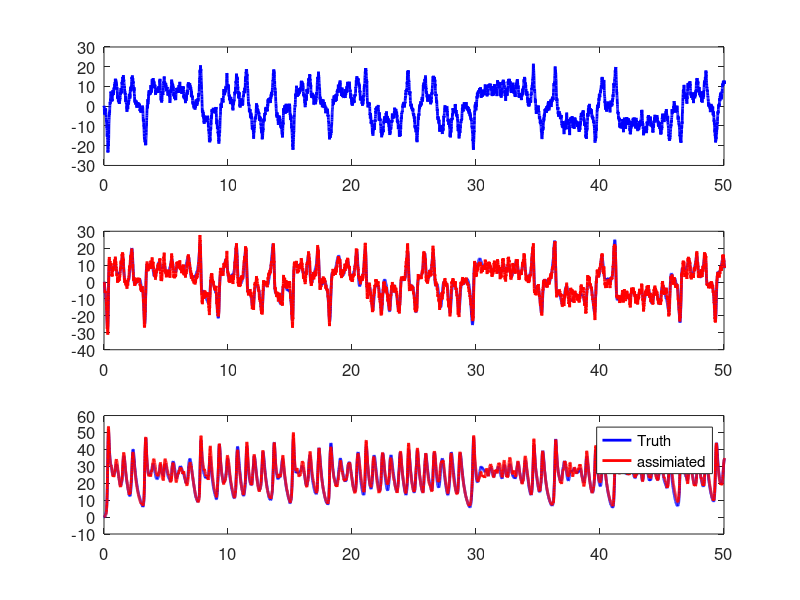

Reproduce this figure in MATLAB.
clear;close all;
rng(10);
% Generating a true signal of the SPEKF-M model
T = 500;
dt = 5e-3;
N = round(T/dt);
x_truth = zeros(1,N);
y_truth = zeros(1,N);
z_truth = zeros(1,N);
Tacf=15;range=floor(50/dt):floor(150/dt);
rho = 28;
sigma = 10;
beta = 8/3;

% sigma_x = 5;
% sigma_y = 5;
% sigma_z = 5;

sigma_x = 10;
sigma_y = 1;
sigma_z = 1;

for i = 2:N
    x_truth(:,i) = x_truth(:,i-1) + sigma * (y_truth(:,i-1) - x_truth(:,i-1)) * dt + sigma_x * sqrt(dt) * randn; 
    y_truth(:,i) = y_truth(:,i-1) + (x_truth(:,i-1) * (rho - z_truth(:,i-1)) - y_truth(:,i-1)) * dt + sigma_y * sqrt(dt) * randn;
    z_truth(:,i) = z_truth(:,i-1) + (x_truth(:,i-1) * y_truth(:,i-1) - beta * z_truth(:,i-1)) * dt + sigma_z * sqrt(dt) * randn;
end
% F_u_est = F_u_truth;
% F_g_est = F_g_truth;
% d_u_est = d_u_truth;
% d_v_est = d_v_truth;
% d_g_est = d_g_truth;
% c_est = c_truth;
% sigma_u_est = sigma_u_truth;
% sigma_v_est = sigma_v_truth;
% sigma_g_est = sigma_g_truth;

rho_est = 28;
sigma_est = 10;
beta_est = 8/3;

sigma_x_est = 5;
sigma_y_est = 5;
sigma_z_est = 5;

gamma_mean_trace = zeros(2,N);
gamma_cov_trace = zeros(4,N);


a1 = zeros(2,2);
b1 = zeros(2,2);
% load DyadGM;

invBoB = 1/sigma_x_est/sigma_x_est;


% if mod(kk,1000) ==1
% disp(kk)
% end
gamma_mean0 = [0;0];
gamma_cov0 = zeros(2,2);
for i = 2:N

    u0 = x_truth(i-1);
    u = x_truth(i);
    a1 = [-1, -u0; u0, -beta_est];
        
    a0 = [rho_est * u0; 0];
    b1 = [sigma_y_est, 0;0, sigma_z_est];
    A0 = -sigma_est * u0;
    A1 = [sigma_est, 0];


    gamma_mean = gamma_mean0 + (a0 + a1 * gamma_mean0) * dt + ...
    (gamma_cov0 * A1') * invBoB * (u-u0 - A0*dt-A1 * gamma_mean0 * dt);
    gamma_cov = gamma_cov0 + (a1 * gamma_cov0 + gamma_cov0 * a1' + b1 * b1' ...
        - (gamma_cov0 * A1') * invBoB * (gamma_cov0 * A1')') * dt;     


%     [gamma_cov,LL,GG] = care(a1'*dt-eye(1)/2 , A1'*sqrt(invBoB*dt), b1 * b1'*dt + gamma_cov0);
%     gamma_mean = (eye(1) - a1*dt + (gamma_cov * A1') * invBoB * A1 * dt )\((gamma_cov * A1') * invBoB * (u-u0-A0*dt) +gamma_mean0 +a0*dt);

%     gamma_trace(i) = gamma;
    gamma_mean_trace(:,i) = gamma_mean;
    gamma_cov_trace(:,i) = reshape(gamma_cov,4,[]);

    gamma_mean0 = gamma_mean;
    gamma_cov0 = gamma_cov;

end
close all;
figure
subplot(3,1,2)
hold on
% curve1 = gamma_mean_trace(1,:) + sqrt(gamma_cov_trace(1,:));
% curve2 = gamma_mean_trace(1,:) - sqrt(gamma_cov_trace(1,:));
% inBetween = [curve1, fliplr(curve2)];
% x2 = [dt:dt:T, fliplr(dt:dt:T)];
% p1 = fill(x2, inBetween,  [0.8,0.8,0.8],'linestyle','none');
p2 = plot(dt:dt:T,y_truth,'b','Linewidth',2);
p3 = plot(dt:dt:T,gamma_mean_trace(1,:),'r','Linewidth',2);
% legend([p2,p3,p1],'Truth','Pred','Confidence interval')
set(gca,'fontsize',12);
box on
% title('y','fontsize',16)
xlim([0,50])
subplot(3,1,3)
hold on
% curve1 = gamma_mean_trace(1,:) + sqrt(gamma_cov_trace(1,:));
% curve2 = gamma_mean_trace(1,:) - sqrt(gamma_cov_trace(1,:));
% inBetween = [curve1, fliplr(curve2)];
% x2 = [dt:dt:T, fliplr(dt:dt:T)];
% p1 = fill(x2, inBetween,  [0.8,0.8,0.8],'linestyle','none');
p2 = plot(dt:dt:T,z_truth,'b','Linewidth',2);
p3 = plot(dt:dt:T,gamma_mean_trace(2,:),'r','Linewidth',2);
legend('Truth','assimiated')
% legend([p2,p3,p1],'Truth','Pred','Confidence interval')
set(gca,'fontsize',12);
box on
% title('z','fontsize',16)
xlim([0,50])
subplot(3,1,1)
plot(dt:dt:T,x_truth,'b','Linewidth',2)
set(gca,'fontsize',12);
box on
% title('x','fontsize',16)
xlim([0,50])